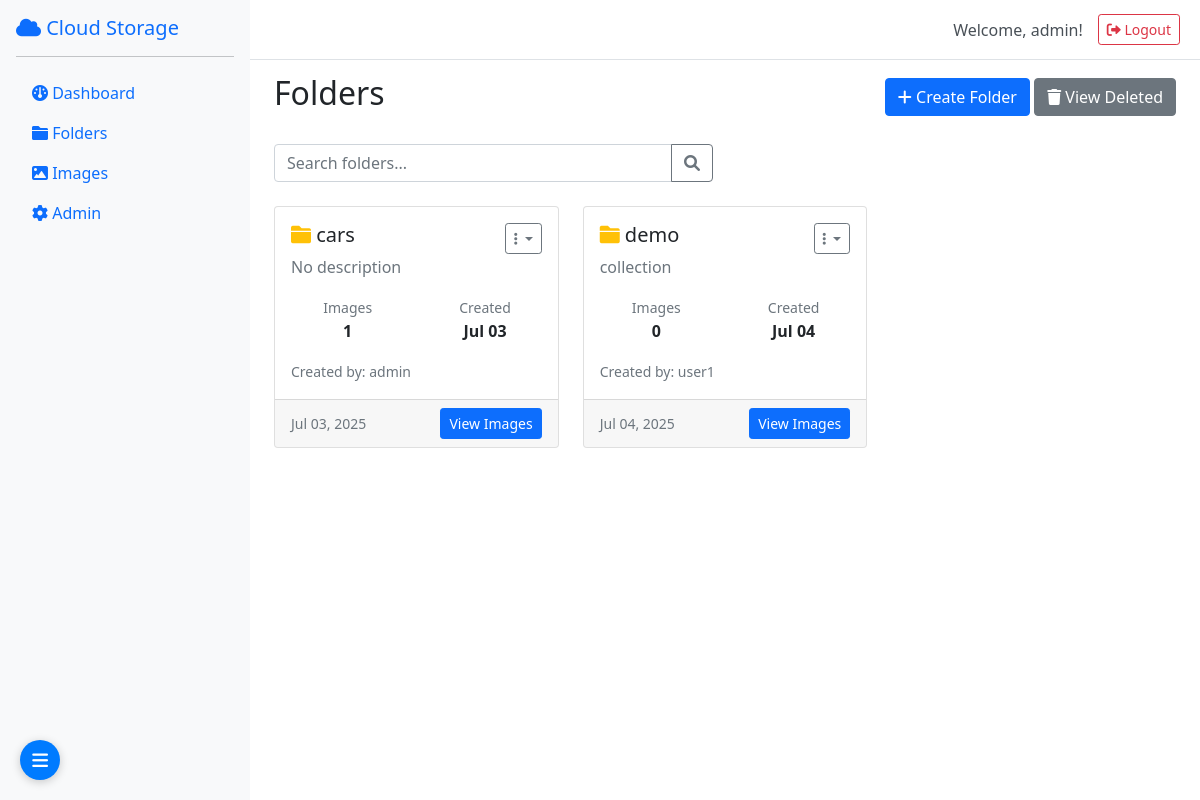
Page /folders/ (signed in) on the earlier database version.
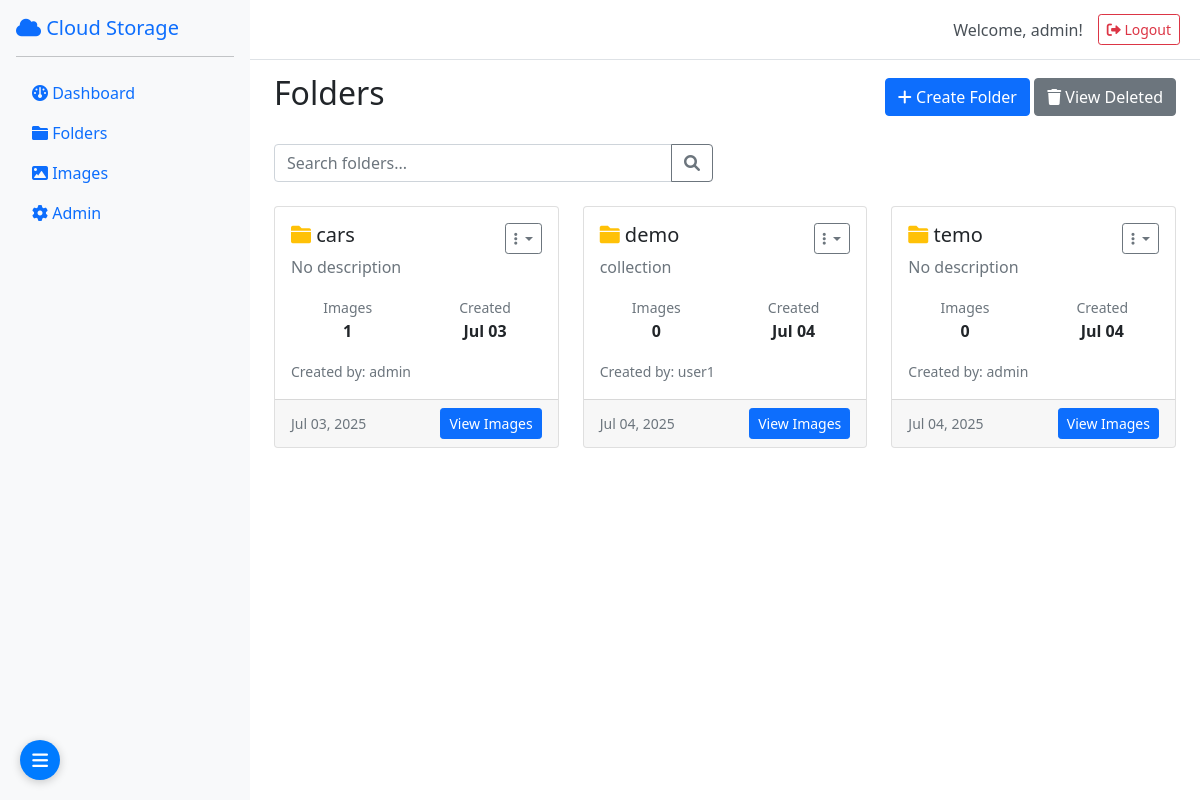
Same page on the later database version.
### storage/models.py (models this page shows, shortened)
class BaseModel(models.Model):
    created_by = models.ForeignKey(User, on_delete=models.CASCADE, related_name='%(class)s_created')
    updated_by = models.ForeignKey(User, on_delete=models.CASCADE, related_name='%(class)s_updated', null=True, blank=True)
    deleted_by = models.ForeignKey(User, on_delete=models.CASCADE, related_name='%(class)s_deleted', null=True, blank=True)
    created_at = models.DateTimeField(auto_now_add=True)
    updated_at = models.DateTimeField(auto_now=True)
    deleted_at = models.DateTimeField(null=True, blank=True)
    is_deleted = models.BooleanField(default=False)
    class Meta:
        abstract = True

class Folder(BaseModel):
    name = models.CharField(max_length=255)
    description = models.TextField(blank=True)
    parent = models.ForeignKey('self', on_delete=models.CASCADE, null=True, blank=True, related_name='children')
    class Meta:
        unique_together = ['name', 'parent', 'created_by']
        ordering = ['name']
    @property
    def active_images_count(self):
        return self.images.filter(is_deleted=False).count()

### storage/views.py (the view, shortened to what this page needs)
# urls.py: path('folders/', views.folders_view, name='folders'),
@login_required
def folders_view(request):
    if request.user.is_superuser:
        folders = Folder.objects.filter(is_deleted=False)
    folders = folders.prefetch_related('images')
    user_permissions = {}
    for folder in folders:
        if request.user.is_superuser or folder.created_by == request.user:
            folder.user_permissions = ['view', 'create', 'update', 'delete', 'download']
        else:
            folder.user_permissions = user_permissions.get(folder.id, [])
    paginator = Paginator(folders, 20)
    page = request.GET.get('page')
    folders = paginator.get_page(page)
    return render(request, 'folders.html', {'folders': folders})

### templates/folders.html (shortened to what this page needs)
{% extends 'base.html' %}
{% block content %}
<div class="d-flex justify-content-between align-items-center mb-4">
    <h2>Folders</h2>
    <div>
        {% if user.is_superuser %}
        <button class="btn btn-primary" data-bs-toggle="modal" data-bs-target="#createFolderModal">
            <i class="fas fa-plus"></i> Create Folder
        </button>
        {% endif %}
        {% if user.is_superuser %}
        <button class="btn btn-secondary" onclick="showDeletedFolders()">
            <i class="fas fa-trash"></i> View Deleted
        </button>
        {% endif %}
    </div>
</div>
<div class="row mb-4">
    <div class="col-md-6">
        <div class="input-group">
            <input type="text" class="form-control" id="searchFolders" placeholder="Search folders...">
            <button class="btn btn-outline-secondary" type="button" onclick="searchFolders()">
                <i class="fas fa-search"></i>
            </button>
        </div>
    </div>
</div>
<div class="row" id="foldersContainer">
    {% if folders %}
        {% for folder in folders %}
        <div class="col-md-6 col-lg-4 mb-4 folder-item" data-folder-name="{{ folder.name|lower }}">
            <div class="card folder-card h-100">
                <div class="card-body">
                    <div class="d-flex justify-content-between align-items-start mb-3">
                        <div>
                            <h5 class="card-title">
                                <i class="fas fa-folder text-warning"></i>
                                {{ folder.name }}
                            </h5>
                            <p class="card-text text-muted">{{ folder.description|default:"No description" }}</p>
                        </div>
                        <div class="dropdown">
                            <button class="btn btn-sm btn-outline-secondary dropdown-toggle" type="button" data-bs-toggle="dropdown">
                                <i class="fas fa-ellipsis-v"></i>
                            </button>
                        </div>
                    </div>
                    <div class="row text-center">
                        <div class="col-6">
                            <small class="text-muted">Images</small>
                            <div class="fw-bold">{{ folder.active_images_count }}</div>
                        </div>
                        <div class="col-6">
                            <small class="text-muted">Created</small>
                            <div class="fw-bold">{{ folder.created_at|date:"M d" }}</div>
                        </div>
                    </div>
                    <div class="mt-3">
                        <small class="text-muted">
                            Created by: {{ folder.created_by.username }}
                        </small>
                    </div>
                </div>
                <div class="card-footer">
                    <div class="d-flex justify-content-between align-items-center">
                        <small class="text-muted">{{ folder.created_at|date:"M d, Y" }}</small>
                        <a href="{% url 'folder_images' folder.id %}" class="btn btn-sm btn-primary">
                            View Images
                        </a>
                    </div>
                </div>
            </div>
        </div>
        {% endfor %}
    {% endif %}
</div>
{% endblock %}

Differences in the rows shown:
added Folder: name "temo", description "No description", active_images_count "0", created_at "Jul 04", created_by.username "admin", created_at "Jul 04, 2025"
